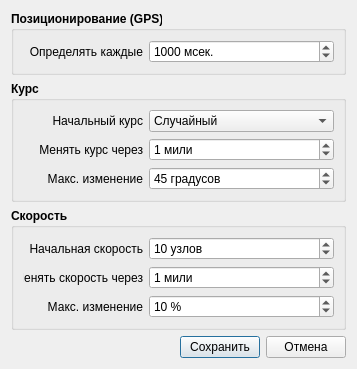
<?xml version="1.0" encoding="UTF-8"?>
<ui version="4.0">
 <class>SvVesselMotionEditorDialog</class>
 <widget class="QDialog" name="SvVesselMotionEditorDialog">
  <property name="geometry">
   <rect>
    <x>0</x>
    <y>0</y>
    <width>357</width>
    <height>338</height>
   </rect>
  </property>
  <property name="windowTitle">
   <string>Dialog</string>
  </property>
  <layout class="QVBoxLayout" name="verticalLayout_3">
   <item>
    <widget class="QGroupBox" name="groupBox_8">
     <property name="font">
      <font>
       <weight>75</weight>
       <bold>true</bold>
      </font>
     </property>
     <property name="title">
      <string>Позиционирование (GPS)</string>
     </property>
     <layout class="QVBoxLayout" name="verticalLayout_8">
      <item>
       <layout class="QHBoxLayout" name="horizontalLayout_3">
        <item>
         <widget class="QLabel" name="label_5">
          <property name="minimumSize">
           <size>
            <width>120</width>
            <height>0</height>
           </size>
          </property>
          <property name="maximumSize">
           <size>
            <width>120</width>
            <height>16777215</height>
           </size>
          </property>
          <property name="font">
           <font>
            <weight>50</weight>
            <bold>false</bold>
           </font>
          </property>
          <property name="text">
           <string>Определять каждые</string>
          </property>
          <property name="alignment">
           <set>Qt::AlignRight|Qt::AlignTrailing|Qt::AlignVCenter</set>
          </property>
         </widget>
        </item>
        <item>
         <widget class="QSpinBox" name="spinSelfGPSTimeout">
          <property name="font">
           <font>
            <weight>50</weight>
            <bold>false</bold>
           </font>
          </property>
          <property name="suffix">
           <string> мсек.</string>
          </property>
          <property name="maximum">
           <number>10000</number>
          </property>
          <property name="value">
           <number>1000</number>
          </property>
         </widget>
        </item>
       </layout>
      </item>
     </layout>
    </widget>
   </item>
   <item>
    <widget class="QGroupBox" name="groupBox_2">
     <property name="font">
      <font>
       <weight>75</weight>
       <bold>true</bold>
      </font>
     </property>
     <property name="title">
      <string>Курс</string>
     </property>
     <layout class="QVBoxLayout" name="verticalLayout">
      <item>
       <layout class="QHBoxLayout" name="horizontalLayout_12">
        <item>
         <widget class="QLabel" name="label_11">
          <property name="minimumSize">
           <size>
            <width>120</width>
            <height>0</height>
           </size>
          </property>
          <property name="maximumSize">
           <size>
            <width>60</width>
            <height>16777215</height>
           </size>
          </property>
          <property name="font">
           <font>
            <weight>50</weight>
            <bold>false</bold>
           </font>
          </property>
          <property name="text">
           <string>Начальный курс</string>
          </property>
          <property name="alignment">
           <set>Qt::AlignRight|Qt::AlignTrailing|Qt::AlignVCenter</set>
          </property>
         </widget>
        </item>
        <item>
         <widget class="QComboBox" name="cbSelfCourseStart">
          <property name="font">
           <font>
            <weight>50</weight>
            <bold>false</bold>
           </font>
          </property>
          <property name="currentIndex">
           <number>0</number>
          </property>
          <property name="sizeAdjustPolicy">
           <enum>QComboBox::AdjustToMinimumContentsLength</enum>
          </property>
          <item>
           <property name="text">
            <string>Случайный</string>
           </property>
          </item>
          <item>
           <property name="text">
            <string>Север</string>
           </property>
          </item>
          <item>
           <property name="text">
            <string>Юг</string>
           </property>
          </item>
          <item>
           <property name="text">
            <string>Запад</string>
           </property>
          </item>
          <item>
           <property name="text">
            <string>Восток</string>
           </property>
          </item>
         </widget>
        </item>
       </layout>
      </item>
      <item>
       <layout class="QHBoxLayout" name="horizontalLayout">
        <item>
         <widget class="QLabel" name="label_6">
          <property name="minimumSize">
           <size>
            <width>120</width>
            <height>0</height>
           </size>
          </property>
          <property name="maximumSize">
           <size>
            <width>60</width>
            <height>16777215</height>
           </size>
          </property>
          <property name="font">
           <font>
            <weight>50</weight>
            <bold>false</bold>
           </font>
          </property>
          <property name="text">
           <string>Менять курс через</string>
          </property>
          <property name="alignment">
           <set>Qt::AlignRight|Qt::AlignTrailing|Qt::AlignVCenter</set>
          </property>
         </widget>
        </item>
        <item>
         <widget class="QSpinBox" name="spinSelfCourseChangeSegment">
          <property name="font">
           <font>
            <weight>50</weight>
            <bold>false</bold>
           </font>
          </property>
          <property name="suffix">
           <string> мили</string>
          </property>
          <property name="maximum">
           <number>100000</number>
          </property>
          <property name="value">
           <number>1</number>
          </property>
         </widget>
        </item>
       </layout>
      </item>
      <item>
       <layout class="QHBoxLayout" name="horizontalLayout_2">
        <item>
         <widget class="QLabel" name="label_2">
          <property name="minimumSize">
           <size>
            <width>120</width>
            <height>0</height>
           </size>
          </property>
          <property name="maximumSize">
           <size>
            <width>60</width>
            <height>16777215</height>
           </size>
          </property>
          <property name="font">
           <font>
            <weight>50</weight>
            <bold>false</bold>
           </font>
          </property>
          <property name="text">
           <string>Макс. изменение</string>
          </property>
          <property name="alignment">
           <set>Qt::AlignRight|Qt::AlignTrailing|Qt::AlignVCenter</set>
          </property>
         </widget>
        </item>
        <item>
         <widget class="QSpinBox" name="spinSelfCourseChangeRatio">
          <property name="font">
           <font>
            <weight>50</weight>
            <bold>false</bold>
           </font>
          </property>
          <property name="suffix">
           <string> градусов</string>
          </property>
          <property name="maximum">
           <number>359</number>
          </property>
          <property name="value">
           <number>45</number>
          </property>
         </widget>
        </item>
       </layout>
      </item>
     </layout>
    </widget>
   </item>
   <item>
    <widget class="QGroupBox" name="groupBox_6">
     <property name="font">
      <font>
       <weight>75</weight>
       <bold>true</bold>
      </font>
     </property>
     <property name="title">
      <string>Скорость</string>
     </property>
     <layout class="QVBoxLayout" name="verticalLayout_2">
      <item>
       <layout class="QHBoxLayout" name="horizontalLayout_11">
        <item>
         <widget class="QLabel" name="label_9">
          <property name="minimumSize">
           <size>
            <width>120</width>
            <height>0</height>
           </size>
          </property>
          <property name="maximumSize">
           <size>
            <width>60</width>
            <height>16777215</height>
           </size>
          </property>
          <property name="font">
           <font>
            <weight>50</weight>
            <bold>false</bold>
           </font>
          </property>
          <property name="text">
           <string>Начальная скорость</string>
          </property>
          <property name="alignment">
           <set>Qt::AlignRight|Qt::AlignTrailing|Qt::AlignVCenter</set>
          </property>
         </widget>
        </item>
        <item>
         <widget class="QSpinBox" name="spinSelfSpeedStart">
          <property name="font">
           <font>
            <weight>50</weight>
            <bold>false</bold>
           </font>
          </property>
          <property name="suffix">
           <string> узлов</string>
          </property>
          <property name="maximum">
           <number>100000</number>
          </property>
          <property name="value">
           <number>10</number>
          </property>
         </widget>
        </item>
       </layout>
      </item>
      <item>
       <layout class="QHBoxLayout" name="horizontalLayout_5">
        <item>
         <widget class="QLabel" name="label_8">
          <property name="minimumSize">
           <size>
            <width>120</width>
            <height>0</height>
           </size>
          </property>
          <property name="maximumSize">
           <size>
            <width>60</width>
            <height>16777215</height>
           </size>
          </property>
          <property name="font">
           <font>
            <weight>50</weight>
            <bold>false</bold>
           </font>
          </property>
          <property name="text">
           <string>Менять скорость через</string>
          </property>
          <property name="alignment">
           <set>Qt::AlignRight|Qt::AlignTrailing|Qt::AlignVCenter</set>
          </property>
         </widget>
        </item>
        <item>
         <widget class="QSpinBox" name="spinSelfSpeedChangeSegment">
          <property name="font">
           <font>
            <weight>50</weight>
            <bold>false</bold>
           </font>
          </property>
          <property name="suffix">
           <string> мили</string>
          </property>
          <property name="maximum">
           <number>100000</number>
          </property>
          <property name="value">
           <number>1</number>
          </property>
         </widget>
        </item>
       </layout>
      </item>
      <item>
       <layout class="QHBoxLayout" name="horizontalLayout_6">
        <item>
         <widget class="QLabel" name="label_3">
          <property name="minimumSize">
           <size>
            <width>120</width>
            <height>0</height>
           </size>
          </property>
          <property name="maximumSize">
           <size>
            <width>60</width>
            <height>16777215</height>
           </size>
          </property>
          <property name="font">
           <font>
            <weight>50</weight>
            <bold>false</bold>
           </font>
          </property>
          <property name="text">
           <string>Макс. изменение</string>
          </property>
          <property name="alignment">
           <set>Qt::AlignRight|Qt::AlignTrailing|Qt::AlignVCenter</set>
          </property>
         </widget>
        </item>
        <item>
         <widget class="QSpinBox" name="spinSelfSpeedChangeRatio">
          <property name="font">
           <font>
            <weight>50</weight>
            <bold>false</bold>
           </font>
          </property>
          <property name="suffix">
           <string> %</string>
          </property>
          <property name="maximum">
           <number>359</number>
          </property>
          <property name="value">
           <number>10</number>
          </property>
         </widget>
        </item>
       </layout>
      </item>
     </layout>
    </widget>
   </item>
   <item>
    <layout class="QHBoxLayout" name="layoutButtons">
     <item>
      <spacer name="hSpacerButtons">
       <property name="orientation">
        <enum>Qt::Horizontal</enum>
       </property>
       <property name="sizeType">
        <enum>QSizePolicy::Expanding</enum>
       </property>
       <property name="sizeHint" stdset="0">
        <size>
         <width>40</width>
         <height>20</height>
        </size>
       </property>
      </spacer>
     </item>
     <item>
      <widget class="QPushButton" name="bnSave">
       <property name="sizePolicy">
        <sizepolicy hsizetype="Fixed" vsizetype="Fixed">
         <horstretch>0</horstretch>
         <verstretch>0</verstretch>
        </sizepolicy>
       </property>
       <property name="maximumSize">
        <size>
         <width>80</width>
         <height>16777215</height>
        </size>
       </property>
       <property name="text">
        <string>Сохранить</string>
       </property>
       <property name="default">
        <bool>true</bool>
       </property>
      </widget>
     </item>
     <item>
      <widget class="QPushButton" name="bnCancel">
       <property name="sizePolicy">
        <sizepolicy hsizetype="Fixed" vsizetype="Fixed">
         <horstretch>0</horstretch>
         <verstretch>0</verstretch>
        </sizepolicy>
       </property>
       <property name="maximumSize">
        <size>
         <width>80</width>
         <height>16777215</height>
        </size>
       </property>
       <property name="text">
        <string>Отмена</string>
       </property>
      </widget>
     </item>
    </layout>
   </item>
  </layout>
 </widget>
 <resources/>
 <connections/>
</ui>
